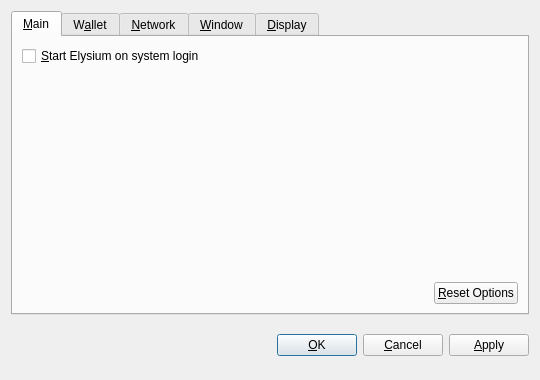
<?xml version="1.0" encoding="UTF-8"?>
<ui version="4.0">
 <class>OptionsDialog</class>
 <widget class="QDialog" name="OptionsDialog">
  <property name="geometry">
   <rect>
    <x>0</x>
    <y>0</y>
    <width>540</width>
    <height>380</height>
   </rect>
  </property>
  <property name="windowTitle">
   <string>Options</string>
  </property>
  <property name="modal">
   <bool>true</bool>
  </property>
  <layout class="QVBoxLayout" name="verticalLayout">
   <item>
    <widget class="QTabWidget" name="tabWidget">
     <property name="tabPosition">
      <enum>QTabWidget::North</enum>
     </property>
     <property name="currentIndex">
      <number>0</number>
     </property>
     <widget class="QWidget" name="tabMain">
      <attribute name="title">
       <string>&amp;Main</string>
      </attribute>
      <layout class="QVBoxLayout" name="verticalLayout_Main">
       <item>
        <widget class="QCheckBox" name="bitcoinAtStartup">
         <property name="toolTip">
          <string>Automatically start Elysium after logging in to the system.</string>
         </property>
         <property name="text">
          <string>&amp;Start Elysium on system login</string>
         </property>
        </widget>
       </item>
       <item>
        <spacer name="verticalSpacer_Main">
         <property name="orientation">
          <enum>Qt::Vertical</enum>
         </property>
         <property name="sizeHint" stdset="0">
          <size>
           <width>20</width>
           <height>40</height>
          </size>
         </property>
        </spacer>
       </item>
       <item>
        <layout class="QHBoxLayout" name="horizontalLayout_2_Main">
         <item>
          <spacer name="horizontalSpacer_2_Main">
           <property name="orientation">
            <enum>Qt::Horizontal</enum>
           </property>
           <property name="sizeHint" stdset="0">
            <size>
             <width>40</width>
             <height>20</height>
            </size>
           </property>
          </spacer>
         </item>
         <item>
          <widget class="QPushButton" name="resetButton">
           <property name="toolTip">
            <string>Reset all client options to default.</string>
           </property>
           <property name="text">
            <string>&amp;Reset Options</string>
           </property>
           <property name="autoDefault">
            <bool>false</bool>
           </property>
          </widget>
         </item>
        </layout>
       </item>
      </layout>
     </widget>
     <widget class="QWidget" name="tabWallet">
      <attribute name="title">
       <string>W&amp;allet</string>
      </attribute>
      <layout class="QVBoxLayout" name="verticalLayout_Network">
       <item>
        <widget class="QLabel" name="transactionFeeInfoLabel">
         <property name="text">
          <string>Optional transaction fee per kB that helps make sure your transactions are processed quickly. Most transactions are 1 kB.</string>
         </property>
         <property name="textFormat">
          <enum>Qt::PlainText</enum>
         </property>
         <property name="wordWrap">
          <bool>true</bool>
         </property>
        </widget>
       </item>
       <item>
        <layout class="QHBoxLayout" name="horizontalLayout_1_Main">
         <item>
          <widget class="QLabel" name="transactionFeeLabel">
           <property name="text">
            <string>Pay transaction &amp;fee</string>
           </property>
           <property name="textFormat">
            <enum>Qt::PlainText</enum>
           </property>
           <property name="buddy">
            <cstring>transactionFee</cstring>
           </property>
          </widget>
         </item>
         <item>
          <widget class="BitcoinAmountField" name="transactionFee"/>
         </item>
         <item>
          <spacer name="horizontalSpacer_1_Main">
           <property name="orientation">
            <enum>Qt::Horizontal</enum>
           </property>
           <property name="sizeHint" stdset="0">
            <size>
             <width>40</width>
             <height>20</height>
            </size>
           </property>
          </spacer>
         </item>
        </layout>
       </item>
       <item>
        <widget class="QLabel" name="label">
         <property name="text">
          <string>If you disable the spending of unconfirmed change, the change from a transaction cannot be used until that transaction has at least one confirmation. This also affects how your balance is computed.</string>
         </property>
         <property name="wordWrap">
          <bool>true</bool>
         </property>
        </widget>
       </item>
       <item>
        <widget class="QCheckBox" name="spendZeroConfChange">
         <property name="text">
          <string>Spend unconfirmed change  (experts only)</string>
         </property>
        </widget>
       </item>
       <item>
        <spacer name="verticalSpacer">
         <property name="orientation">
          <enum>Qt::Vertical</enum>
         </property>
         <property name="sizeHint" stdset="0">
          <size>
           <width>20</width>
           <height>40</height>
          </size>
         </property>
        </spacer>
       </item>
      </layout>
     </widget>
     <widget class="QWidget" name="tabNetwork">
      <attribute name="title">
       <string>&amp;Network</string>
      </attribute>
      <layout class="QVBoxLayout" name="verticalLayout_Network">
       <item>
        <widget class="QCheckBox" name="mapPortUpnp">
         <property name="toolTip">
          <string>Automatically open the Elysium client port on the router. This only works when your router supports UPnP and it is enabled.</string>
         </property>
         <property name="text">
          <string>Map port using &amp;UPnP</string>
         </property>
        </widget>
       </item>
       <item>
        <widget class="QCheckBox" name="connectSocks">
         <property name="toolTip">
          <string>Connect to the Elysium network through a SOCKS proxy (e.g. when connecting through Tor).</string>
         </property>
         <property name="text">
          <string>&amp;Connect through SOCKS proxy:</string>
         </property>
        </widget>
       </item>
       <item>
        <layout class="QHBoxLayout" name="horizontalLayout_Network">
         <item>
          <widget class="QLabel" name="proxyIpLabel">
           <property name="text">
            <string>Proxy &amp;IP:</string>
           </property>
           <property name="textFormat">
            <enum>Qt::PlainText</enum>
           </property>
           <property name="buddy">
            <cstring>proxyIp</cstring>
           </property>
          </widget>
         </item>
         <item>
          <widget class="QValidatedLineEdit" name="proxyIp">
           <property name="maximumSize">
            <size>
             <width>140</width>
             <height>16777215</height>
            </size>
           </property>
           <property name="toolTip">
            <string>IP address of the proxy (e.g. 127.0.0.1)</string>
           </property>
          </widget>
         </item>
         <item>
          <widget class="QLabel" name="proxyPortLabel">
           <property name="text">
            <string>&amp;Port:</string>
           </property>
           <property name="textFormat">
            <enum>Qt::PlainText</enum>
           </property>
           <property name="buddy">
            <cstring>proxyPort</cstring>
           </property>
          </widget>
         </item>
         <item>
          <widget class="QLineEdit" name="proxyPort">
           <property name="maximumSize">
            <size>
             <width>55</width>
             <height>16777215</height>
            </size>
           </property>
           <property name="toolTip">
            <string>Port of the proxy (e.g. 9050)</string>
           </property>
          </widget>
         </item>
         <item>
          <widget class="QLabel" name="socksVersionLabel">
           <property name="text">
            <string>SOCKS &amp;Version:</string>
           </property>
           <property name="textFormat">
            <enum>Qt::PlainText</enum>
           </property>
           <property name="buddy">
            <cstring>socksVersion</cstring>
           </property>
          </widget>
         </item>
         <item>
          <widget class="QValueComboBox" name="socksVersion">
           <property name="toolTip">
            <string>SOCKS version of the proxy (e.g. 5)</string>
           </property>
          </widget>
         </item>
         <item>
          <spacer name="horizontalSpacer_Network">
           <property name="orientation">
            <enum>Qt::Horizontal</enum>
           </property>
           <property name="sizeHint" stdset="0">
            <size>
             <width>40</width>
             <height>20</height>
            </size>
           </property>
          </spacer>
         </item>
        </layout>
       </item>
       <item>
        <spacer name="verticalSpacer_Network">
         <property name="orientation">
          <enum>Qt::Vertical</enum>
         </property>
         <property name="sizeHint" stdset="0">
          <size>
           <width>20</width>
           <height>40</height>
          </size>
         </property>
        </spacer>
       </item>
      </layout>
     </widget>
     <widget class="QWidget" name="tabWindow">
      <attribute name="title">
       <string>&amp;Window</string>
      </attribute>
      <layout class="QVBoxLayout" name="verticalLayout_Window">
       <item>
        <widget class="QCheckBox" name="minimizeToTray">
         <property name="toolTip">
          <string>Show only a tray icon after minimizing the window.</string>
         </property>
         <property name="text">
          <string>&amp;Minimize to the tray instead of the taskbar</string>
         </property>
        </widget>
       </item>
       <item>
        <widget class="QCheckBox" name="minimizeOnClose">
         <property name="toolTip">
          <string>Minimize instead of exit the application when the window is closed. When this option is enabled, the application will be closed only after selecting Quit in the menu.</string>
         </property>
         <property name="text">
          <string>M&amp;inimize on close</string>
         </property>
        </widget>
       </item>
       <item>
        <spacer name="verticalSpacer_Window">
         <property name="orientation">
          <enum>Qt::Vertical</enum>
         </property>
         <property name="sizeHint" stdset="0">
          <size>
           <width>20</width>
           <height>40</height>
          </size>
         </property>
        </spacer>
       </item>
      </layout>
     </widget>
     <widget class="QWidget" name="tabDisplay">
      <attribute name="title">
       <string>&amp;Display</string>
      </attribute>
      <layout class="QVBoxLayout" name="verticalLayout_Display">
       <item>
        <layout class="QHBoxLayout" name="horizontalLayout_1_Display">
         <item>
          <widget class="QLabel" name="langLabel">
           <property name="text">
            <string>User Interface &amp;language:</string>
           </property>
           <property name="textFormat">
            <enum>Qt::PlainText</enum>
           </property>
           <property name="buddy">
            <cstring>lang</cstring>
           </property>
          </widget>
         </item>
         <item>
          <widget class="QValueComboBox" name="lang">
           <property name="toolTip">
            <string>The user interface language can be set here. This setting will take effect after restarting Elysium.</string>
           </property>
          </widget>
         </item>
        </layout>
       </item>
       <item>
        <layout class="QHBoxLayout" name="horizontalLayout_2_Display">
         <item>
          <widget class="QLabel" name="unitLabel">
           <property name="text">
            <string>&amp;Unit to show amounts in:</string>
           </property>
           <property name="textFormat">
            <enum>Qt::PlainText</enum>
           </property>
           <property name="buddy">
            <cstring>unit</cstring>
           </property>
          </widget>
         </item>
         <item>
          <widget class="QValueComboBox" name="unit">
           <property name="toolTip">
            <string>Choose the default subdivision unit to show in the interface and when sending coins.</string>
           </property>
          </widget>
         </item>
        </layout>
       </item>
       <item>
        <widget class="QCheckBox" name="displayAddresses">
         <property name="toolTip">
          <string>Whether to show Elysium addresses in the transaction list or not.</string>
         </property>
         <property name="text">
          <string>&amp;Display addresses in transaction list</string>
         </property>
        </widget>
       </item>
       <item>
        <widget class="QCheckBox" name="coinControlFeatures">
         <property name="toolTip">
          <string>Whether to show coin control features or not.</string>
         </property>
         <property name="text">
          <string>Display coin &amp;control features (experts only!)</string>
         </property>
        </widget>
       </item>
       <item>
        <spacer name="verticalSpacer_Display">
         <property name="orientation">
          <enum>Qt::Vertical</enum>
         </property>
         <property name="sizeHint" stdset="0">
          <size>
           <width>20</width>
           <height>40</height>
          </size>
         </property>
        </spacer>
       </item>
      </layout>
     </widget>
    </widget>
   </item>
   <item>
    <layout class="QHBoxLayout" name="horizontalLayout_Buttons">
     <item>
      <spacer name="horizontalSpacer_1">
       <property name="orientation">
        <enum>Qt::Horizontal</enum>
       </property>
       <property name="sizeHint" stdset="0">
        <size>
         <width>40</width>
         <height>48</height>
        </size>
       </property>
      </spacer>
     </item>
     <item>
      <widget class="QLabel" name="statusLabel">
       <property name="font">
        <font>
         <weight>75</weight>
         <bold>true</bold>
        </font>
       </property>
       <property name="text">
        <string/>
       </property>
       <property name="textFormat">
        <enum>Qt::PlainText</enum>
       </property>
       <property name="wordWrap">
        <bool>true</bool>
       </property>
      </widget>
     </item>
     <item>
      <spacer name="horizontalSpacer_2">
       <property name="orientation">
        <enum>Qt::Horizontal</enum>
       </property>
       <property name="sizeHint" stdset="0">
        <size>
         <width>40</width>
         <height>48</height>
        </size>
       </property>
      </spacer>
     </item>
     <item>
      <widget class="QPushButton" name="okButton">
       <property name="text">
        <string>&amp;OK</string>
       </property>
      </widget>
     </item>
     <item>
      <widget class="QPushButton" name="cancelButton">
       <property name="text">
        <string>&amp;Cancel</string>
       </property>
       <property name="autoDefault">
        <bool>false</bool>
       </property>
      </widget>
     </item>
     <item>
      <widget class="QPushButton" name="applyButton">
       <property name="text">
        <string>&amp;Apply</string>
       </property>
       <property name="autoDefault">
        <bool>false</bool>
       </property>
      </widget>
     </item>
    </layout>
   </item>
  </layout>
 </widget>
 <customwidgets>
  <customwidget>
   <class>BitcoinAmountField</class>
   <extends>QSpinBox</extends>
   <header>bitcoinamountfield.h</header>
  </customwidget>
  <customwidget>
   <class>QValueComboBox</class>
   <extends>QComboBox</extends>
   <header>qvaluecombobox.h</header>
  </customwidget>
  <customwidget>
   <class>QValidatedLineEdit</class>
   <extends>QLineEdit</extends>
   <header>qvalidatedlineedit.h</header>
  </customwidget>
 </customwidgets>
 <resources/>
 <connections/>
</ui>
